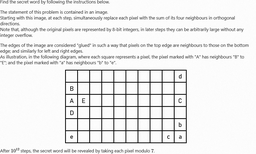
#> input picture Project Euler/secret.png, 256 x 154 px, shrunk from 975 x 585 before the run
$ python secret.py
#> lines starting #> are read from the running program, lines starting #| are printed output that depends on the picture
from PIL import Image
import numpy as np

# Load and convert to grayscale
img = Image.open("secret.png").convert("L")

# Convert to numpy array (2D)
A = np.array(img)

n,m = A.shape
#> n = 154; m = 256
#print(n,m)

for i in range(n):
    for j in range(m):
        A[i][j]%=7
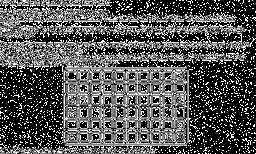
#> A: shape (154, 256); min 0, max 6, mean 2.07; drawn with min black and max white

D = 1
N = 10**12

while N:
    print(N,flush = True)
    k = N%7
    for _ in range(k):
        B = np.zeros((n, m), dtype=int)
        for i in range(n):
            for j in range(m):
                x=(i+D)%n
                B[i][j]+=A[x][j]
                x=(i+n-D%n)%n
                B[i][j]+=A[x][j]
                x=(j+D)%m
                B[i][j]+=A[i][x]
                x=(j+m-D%m)%m
                B[i][j]+=A[i][x]

                B[i][j]%=7

        A = B

    N//=7
    D*=7
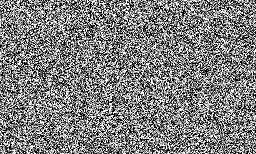
#> B: shape (154, 256) int64; min 0, max 6, mean 3; drawn with min black and max white
#> after the loop, D = 4747561509943; N = 0

for i in range(n):
    for j in range(m):
        A[i][j]=(255/6)*A[i][j]

#> (the run stopped early here; a loop or call above may not have finished)
